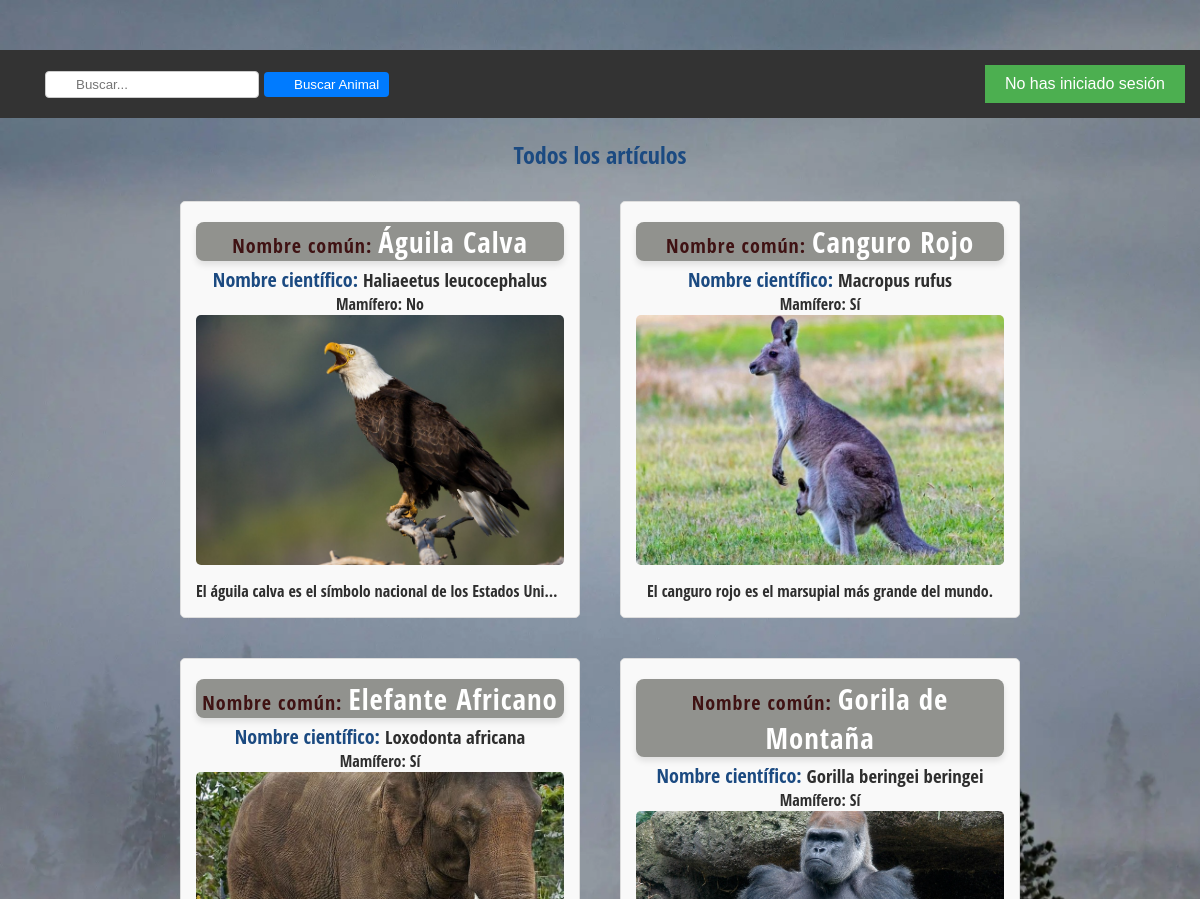
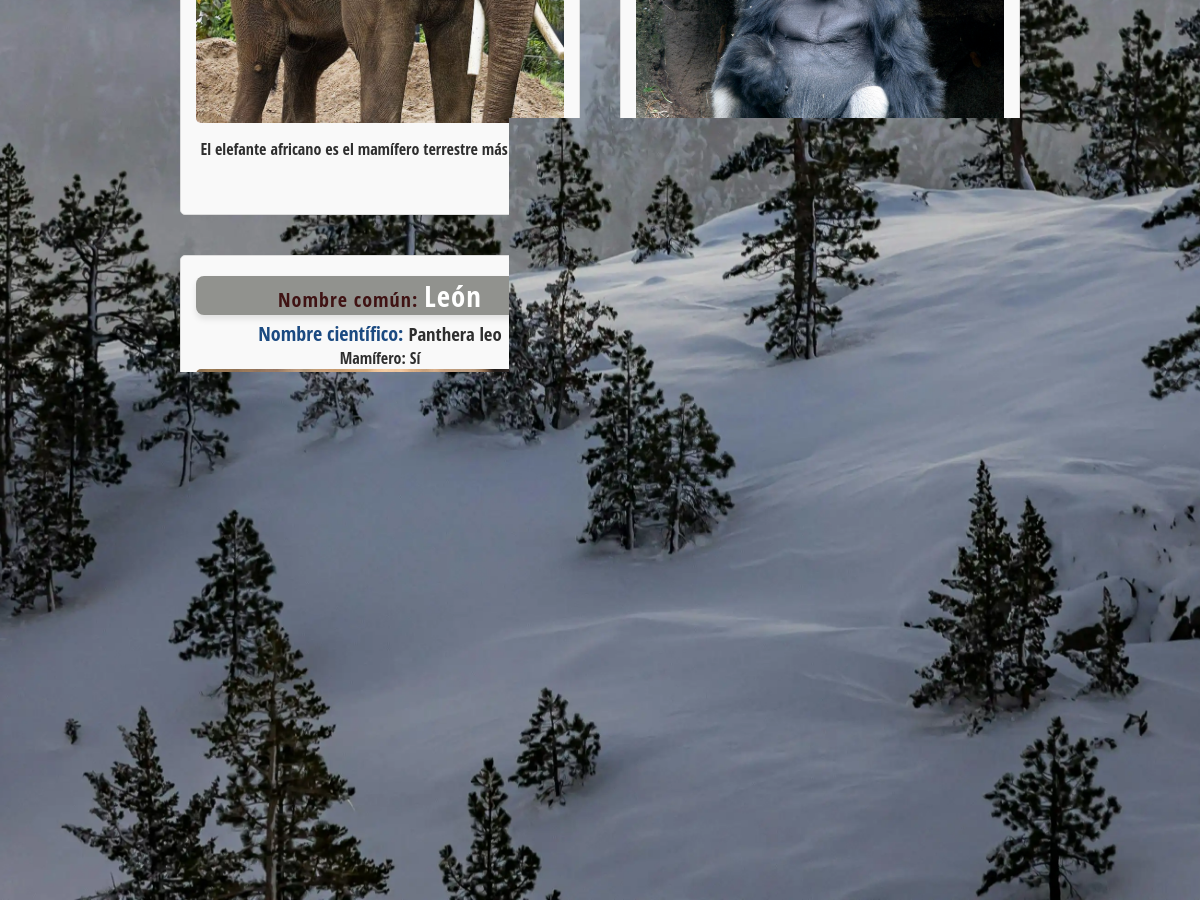
The page / on the database its author committed (2 pictures, top to bottom).
### tables this page shows
CREATE TABLE animales (
  id int(11) NOT NULL AUTO_INCREMENT,
  nombre_comun varchar(55) NOT NULL, 
  nombre_cientifico varchar(55) NOT NULL, 
  descripcion text NOT NULL, 
  ruta_imagen varchar(255) DEFAULT NULL,
  usuario_id int(11) DEFAULT NULL,
  fecha_insercion TIMESTAMP DEFAULT CURRENT_TIMESTAMP,  
  es_mamifero BOOLEAN NOT NULL,  
  PRIMARY KEY (id)
);

### modelo/articulo/ordenacionAnimales.php (called while the page is built, shortened)
<?php
function obtenerTodosAnimales($start, $articulosPorPagina, $columnaOrden, $direccionOrden) {
    try {
        $pdo = connectarBD();
            $sql = "SELECT * FROM animales ORDER BY $columnaOrden $direccionOrden LIMIT :start, :limit";
            $stmt = $pdo->prepare($sql);
            $stmt->bindParam(':start', $start, PDO::PARAM_INT);
            $stmt->bindParam(':limit', $articulosPorPagina, PDO::PARAM_INT);
            $stmt->execute();
        return $stmt->fetchAll(PDO::FETCH_ASSOC);
    } catch (PDOException $e) {
        error_log("Error al obtener animales: " . $e->getMessage());
        return [];
    }
}
?>

### controlador/articuloController/ordenarPorTipo.php (called while the page is built, shortened)
<?php
require_once __DIR__ . '../../../modelo/articulo/ordenacionAnimales.php';
function obtenerAnimalesConOrden($start, $articulosPorPagina, $orden, $usuario_id = null) {
    switch ($orden) {
        case 'nombre_asc':
            $columnaOrden = 'nombre_comun';
            $direccionOrden = 'ASC';
            break;
    }
    if ($usuario_id!=null){
        return obtenerAnimalesPorID($start, $articulosPorPagina, $columnaOrden, $direccionOrden, $usuario_id);
    }else return obtenerTodosAnimales($start, $articulosPorPagina, $columnaOrden, $direccionOrden);
}
?>

### vista/animal/Mostrar.php (the view, shortened to what this page needs)
<?php
function listarArticulos($animales, $accion = null, $resultadosBusqueda=null)
{
    if (!isset($resultadosBusqueda)) {
        $prefijoRutaImagen = 'vista/';
    } else {
        $prefijoRutaImagen = '../../vista/';
    }
    if (!empty($animales)) {
        if ($accion == 'editar') {
            echo "<h1>Mis artículos</h1>";
        } else {
            echo '<h1>Todos los artículos</h1>';
        }
        echo '<div class="contenedor-tarjetas">';
        foreach ($animales as $animal) {
            echo '<div class="tarjeta">';
            echo '<h2><strong class="nombre_comun">Nombre común: </strong>' . htmlspecialchars($animal['nombre_comun']) . '</h2>';
            echo '<h3><span class="nombre_cientifico">Nombre científico: </span>' . htmlspecialchars($animal['nombre_cientifico']) . '</h3>';
            $esMamiferoTexto = ($animal['es_mamifero'] == 1) ? 'Sí' : 'No';
            echo '<p><strong>Mamífero: </strong>' . htmlspecialchars($esMamiferoTexto) . '</p>';
            if (!empty($animal['ruta_imagen'])) {
                echo '<img src="' . htmlspecialchars($prefijoRutaImagen . $animal['ruta_imagen']) . '" alt="Imagen del artículo" class="tarjeta-imagen">';
            }
            echo '<p class="descripcion">' . htmlspecialchars($animal['descripcion']) . '</p>';
            echo '</div>';
        }
        echo '</div>';
    } else {
        if (!$resultadosBusqueda && empty($animales)){
            echo Mensajes::NO_ANIMALES;
        }
    }
}
?>

### index.php (shortened to what this page needs)
<?php
$session_iniciada = isset($_SESSION['nombre_usuario']);
?>
<!DOCTYPE html>
<html lang="es">
<head>
    <link rel="stylesheet" href="vista/estils/header.menu.css">
    <link rel="stylesheet" href="../../vista/estils/header.menu.css">
</head>
<body>
    <header class="banner">
        <div>
            <?php
            if (!isset($resultadosBusqueda)) {
                $rutaBuscarPorNombre = 'controlador/articuloController/buscarPorNombre.php';
            } else {
                $rutaBuscarPorNombre = '../../controlador/articuloController/buscarPorNombre.php';
            }
            ?>
            <form class="search-bar" action="<?php echo $rutaBuscarPorNombre; ?>" method="GET">
                <input type="text" name="nombre_comun" placeholder="Buscar..." required>
                <button type="submit">Buscar Animal</button>
            </form>
        </div>
        <div class="menu menu-right">
            <?php if (!isset($resultadosBusqueda)) { ?>
                <button class="menu-toggle">
                    <?php echo $session_iniciada ? 'Menú' : 'No has iniciado sesión'; ?>
                </button>
            <?php } else { ?>
                <button onclick="location.href='../../index.php'">Atrás</button>
            <?php } ?>
        </div>
    </header>
    <main>
        <?php include_once 'vista/animal/vistaAnimales.php'; ?>
    </main>
</body>
</html>

### vista/animal/vistaAnimales.php (shortened to what this page needs)
<!DOCTYPE html>
<html lang="en">
<head>
    <link rel="stylesheet" href="vista/estils/estils_Index.css">
    <link rel="stylesheet" href="../../vista/estils/estils_Index.css">
</head>
<body>
    <div class="contenidor">
        <?php
        require_once __DIR__ . '../../../vista/animal/funciones.php';
        $params = iniciarSesionYObtenerParametros();
        $articlesData = obtenerArticulosYTotal($params);
        ?>
        <section class="articles">
            <ul>
                <?php
                if (isset($resultadosBusqueda)) {
                    require_once __DIR__ . '../../animal/Mostrar.php';
                    listarArticulos($resultadosBusqueda, null, true);
                } else {
                    mostrarArticulos($articlesData, $params['administrar']);
                }
                ?>
            </ul>
        </section>
        <?php
        if (!isset($resultadosBusqueda)) {
            $totalArticulos = $articlesData["totalArticulos"];
            $pagina = isset($_GET['page']) ? intval($_GET['page']) : 1;
            $articulosPorPagina = isset($_GET['posts_per_page']) ? intval($_GET['posts_per_page']) : 6;
            $orden = isset($_GET['orden']) ? $_GET['orden'] : 'nombre_asc';
            $administrar = isset($_GET['administrar']) && $_GET['administrar'] == 'true';
            mostrarOrdenForm($pagina, $articulosPorPagina, $administrar, $orden);
            mostrarPostsPerPageForm($pagina, $orden, $articulosPorPagina, $administrar);
            mostrarPaginacion($totalArticulos, $pagina, $articulosPorPagina, $orden, $administrar);
        }
        ?>
    </div>
</body>
</html>

### vista/animal/funciones.php (shortened to what this page needs)
<?php
function obtenerArticulosYTotal($params) {
    require_once __DIR__ . '../../../controlador/articuloController/ordenarPorTipo.php';
    $start = ($params['pagina'] - 1) * $params['articulosPorPagina'];
    if ($params['is_admin'] && $params['administrar']) {
        $totalArticulos = contarArticulos();
        $articles = obtenerAnimalesConOrden($start, $params['articulosPorPagina'], $params['orden']);
        $show_edit = true;
    } elseif ($params['user_id'] !== null) {
        $totalArticulos = contarArticulos($params['user_id']);
        $articles = obtenerAnimalesConOrden($start, $params['articulosPorPagina'], $params['orden'], $params['user_id']);
        $show_edit = true;
    } else {
        $totalArticulos = contarArticulos();
        $articles = obtenerAnimalesConOrden($start, $params['articulosPorPagina'], $params['orden']);
        $show_edit = false;
    }
    $totalPaginas = ceil($totalArticulos / $params['articulosPorPagina']);
    return [
        'articles' => $articles,
        'totalArticulos' => $totalArticulos,
        'totalPaginas' => $totalPaginas,
        'show_edit' => $show_edit,
        'pagina' => $params['pagina']
    ];
}
function mostrarArticulos($articlesData, $administrar) {
    require_once __DIR__ . '../../../vista/animal/Mostrar.php';
    if ($articlesData['show_edit']) {
        listarArticulos($articlesData['articles'], 'editar');
    } else {
        listarArticulos($articlesData['articles']);
    }
}
function mostrarOrdenForm($pagina, $articulosPorPagina, $administrar = false, $orden = '') {
    ?>
    <div class="desplegable">
        <form method="GET" action="">
            <label for="orden">Ordenar por:</label>
            <select name="orden" id="orden" onchange="this.form.submit()">
                <option value="nombre_asc" <?php if ($orden == 'nombre_asc') echo 'selected'; ?>>Nombre (Ascendente)</option>
            </select>
        </form>
    </div>
    <?php
}
function mostrarPostsPerPageForm($pagina, $orden, $articulosPorPagina, $administrar = false) {
    ?>
    <div class="desplegable">
        <form method="GET" action="">
            <label for="posts_per_page">Artículos por página:</label>
            <select name="posts_per_page" id="posts_per_page" onchange="this.form.submit()">
                <option value="6" <?php if ($articulosPorPagina == 6) echo 'selected'; ?>>6</option>
            </select>
        </form>
    </div>
    <?php
}
function mostrarPaginacion($totalArticles, $pagina, $articulosPorPagina, $orden, $administrar = false)
{
    $totalPages = ceil($totalArticles / $articulosPorPagina);
    $additionalParams = '&posts_per_page=' . $articulosPorPagina . '&orden=' . urlencode($orden);
    echo '<section class="paginacio">';
    echo '<ul>';
    if ($pagina > 1) {
        echo '<li><a href="?page=' . ($pagina - 1) . $additionalParams . '">&laquo;</a></li>';
    } else {
        echo '<li class="disabled"><a href="#">&laquo;</a></li>';
    }
    for ($i = 1; $i <= $totalPages; $i++) {
        if ($pagina == $i) {
            echo '<li class="active"><a href="?page=' . $i . $additionalParams . '">' . $i . '</a></li>';
        } else {
            echo '<li><a href="?page=' . $i . $additionalParams . '">' . $i . '</a></li>';
        }
    }
    if ($pagina < $totalPages) {
        echo '<li><a href="?page=' . ($pagina + 1) . $additionalParams . '">&raquo;</a></li>';
    } else {
        echo '<li class="disabled"><a href="#">&raquo;</a></li>';
    }
    echo '</ul>';
    echo '</section>';
}
?>

### vista/estils/header.menu.css (style rules this page uses)
.banner { width: 100%; background-color: #333; padding: 15px; display: flex; justify-content: space-between; align-items: center; color: white; position: sticky; top: 0; z-index: 10; }
.menu-right { margin-left: auto; position: relative; }
.menu-toggle { background-color: #4CAF50; color: white; padding: 10px 20px; font-size: 16px; border: none; cursor: pointer; }
header { display: flex; justify-content: space-between; align-items: center; padding: 10px 20px; background-color: #f4f4f4; padding-left: 30px; }
.search-bar { display: flex; align-items: center; padding-left: 30px; }
.search-bar input[type="text"] { padding: 5px; border: 1px solid #ccc; border-radius: 4px; padding-left: 30px; }
.search-bar button { margin-left: 5px; padding: 5px 10px; border: none; background-color: #007BFF; color: white; border-radius: 4px; cursor: pointer; padding-left: 30px; }

### vista/estils/estils_Index.css (style rules this page uses)
* { margin: 0; padding: 0; box-sizing: border-box; }
body { background: #e9e9e9 url('../imagenes/fondosPantalla/paisaje.webp') center / cover no-repeat; background-attachment: fixed; color: #2e2e2e; font-family: 'Open Sans Condensed', sans-serif; padding-top: 50px; }
h1, h2 { font-family: 'Open Sans Condensed', sans-serif; text-align: center; }
h1 { margin: 20px 0; color: #1b4a81; font-weight: bold; }
h2 { background-color: #91928e; color: #fff; border-radius: 8px; font-size: 1.8em; letter-spacing: 1px; box-shadow: 0 4px 6px rgba(0, 0, 0, 0.1); margin: 5px 0; }
.contenidor { width: 90%; max-width: 1000px; margin: auto; }
.contenidor .articles { margin-bottom: 20px; }
.contenidor .articles ul { list-style: none; }
.paginacio { text-align: center; margin-top: 20px; }
.paginacio ul { display: inline-block; list-style: none; padding: 0; margin: 0; }
.paginacio ul li { display: inline-block; margin-right: 10px; }
.paginacio ul li:last-child { margin-right: 0; }
.paginacio ul .active a { background: #2580b4; }
.paginacio ul .disabled { background: #c2bfbf; padding: 2px; cursor: not-allowed; color: #fff; text-decoration: none; }
.paginacio ul li a { display: inline-block; padding: 10px 20px; background: #424242; color: #fff; text-decoration: none; font-family: 'Open Sans Condensed', sans-serif; transition: background-color 0.3s ease; }
.contenedor-tarjetas { display: flex; flex-wrap: wrap; justify-content: center; gap: 20px; margin: 20px auto; max-width: 1200px; }
.tarjeta { flex: 1 1 40%; max-width: 400px; margin: 10px; text-align: center; background-color: #f9f9f9; padding: 15px; border: 1px solid #ddd; border-radius: 5px; box-sizing: border-box; }
.tarjeta-imagen { width: 100%; height: 250px; object-fit: cover; overflow: hidden; border-radius: 5px; margin-bottom: 10px; }
.nombre_comun { font-size: 20px; font-weight: bold; color: #3f1213; }
.nombre_cientifico { font-size: 20px; color: #1b4a81; }
.descripcion { max-height: 50px; overflow: hidden; text-overflow: ellipsis; white-space: nowrap; transition: max-height 0.3s ease, white-space 0.3s ease; cursor: pointer; }
.desplegable { display: flex; justify-content: center; gap: 20px; margin-top: 20px; }
.desplegable form { display: flex; align-items: center; gap: 10px; background: #424242; padding: 10px 20px; border-radius: 5px; box-shadow: 0 4px 6px rgba(0, 0, 0, 0.1); }
.desplegable label { font-family: 'Open Sans Condensed', sans-serif; color: #fff; font-size: 16px; }
.desplegable select { padding: 8px 12px; background: #424242; color: #fff; border: none; border-radius: 5px; font-family: 'Open Sans Condensed', sans-serif; cursor: pointer; transition: background-color 0.3s ease; }

### rows shown on the page
animales: nombre_comun "Águila Calva", nombre_cientifico "Haliaeetus leucocephalus", es_mamifero "No", ruta_imagen (picture), descripcion "El águila calva es el símbolo nacional de los Estados Uni…"
animales: nombre_comun "Canguro Rojo", nombre_cientifico "Macropus rufus", es_mamifero "Sí", ruta_imagen (picture), descripcion "El canguro rojo es el marsupial más grande del mundo."
animales: nombre_comun "Elefante Africano", nombre_cientifico "Loxodonta africana", es_mamifero "Sí", ruta_imagen (picture), descripcion "El elefante africano es el mamífero terrestre más grande."
animales: nombre_comun "Gorila de Montaña", nombre_cientifico "Gorilla beringei beringei", es_mamifero "Sí", ruta_imagen (picture)
animales: nombre_comun "León", nombre_cientifico "Panthera leo", es_mamifero "Sí", ruta_imagen (picture), descripcion "El león es conocido como el rey de la selva."
animales: nombre_comun "Oso Polar", nombre_cientifico "Ursus maritimus", es_mamifero "Sí", ruta_imagen (picture), descripcion "El oso polar vive en el Ártico y es un mamífero carnívoro."
